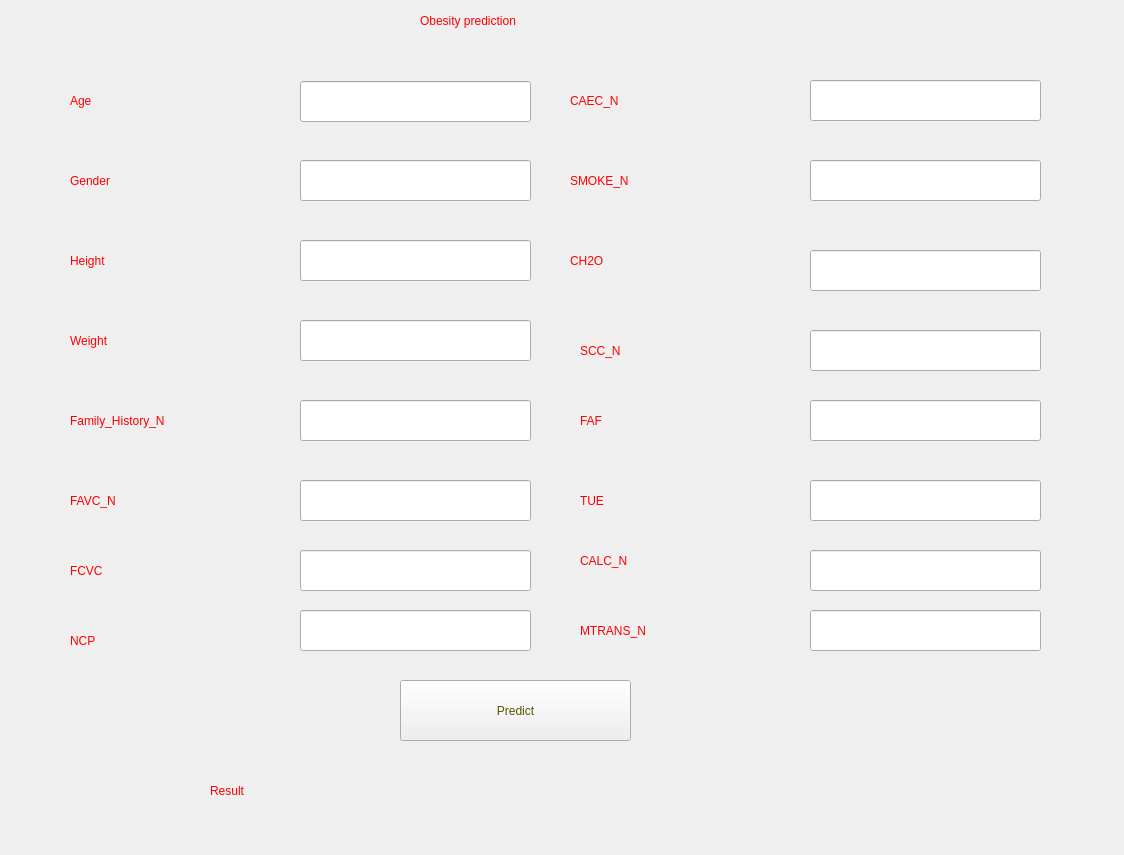
<?xml version="1.0" encoding="UTF-8"?>
<ui version="4.0">
 <class>Form</class>
 <widget class="QWidget" name="Form">
  <property name="geometry">
   <rect>
    <x>0</x>
    <y>0</y>
    <width>1124</width>
    <height>855</height>
   </rect>
  </property>
  <property name="windowTitle">
   <string>Form</string>
  </property>
  <property name="styleSheet">
   <string notr="true">color:rgb(0, 255, 255);</string>
  </property>
  <widget class="QLabel" name="label">
   <property name="geometry">
    <rect>
     <x>420</x>
     <y>0</y>
     <width>581</width>
     <height>41</height>
    </rect>
   </property>
   <property name="styleSheet">
    <string notr="true">color:rgb(255, 0, 0);
font: 87 16pt &quot;Arial&quot;;</string>
   </property>
   <property name="text">
    <string>Obesity prediction </string>
   </property>
  </widget>
  <widget class="QLabel" name="label_2">
   <property name="geometry">
    <rect>
     <x>70</x>
     <y>240</y>
     <width>231</width>
     <height>41</height>
    </rect>
   </property>
   <property name="styleSheet">
    <string notr="true">color:rgb(255, 0, 0);
font: 87 16pt &quot;Arial&quot;;</string>
   </property>
   <property name="text">
    <string>Height</string>
   </property>
  </widget>
  <widget class="QLabel" name="label_3">
   <property name="geometry">
    <rect>
     <x>70</x>
     <y>320</y>
     <width>221</width>
     <height>41</height>
    </rect>
   </property>
   <property name="styleSheet">
    <string notr="true">color:rgb(255, 0, 0);
font: 87 16pt &quot;Arial&quot;;</string>
   </property>
   <property name="text">
    <string>Weight</string>
   </property>
  </widget>
  <widget class="QLabel" name="label_4">
   <property name="geometry">
    <rect>
     <x>70</x>
     <y>400</y>
     <width>221</width>
     <height>41</height>
    </rect>
   </property>
   <property name="styleSheet">
    <string notr="true">color:rgb(255, 0, 0);
font: 87 16pt &quot;Arial&quot;;</string>
   </property>
   <property name="text">
    <string>Family_History_N</string>
   </property>
  </widget>
  <widget class="QLabel" name="label_5">
   <property name="geometry">
    <rect>
     <x>70</x>
     <y>160</y>
     <width>231</width>
     <height>41</height>
    </rect>
   </property>
   <property name="styleSheet">
    <string notr="true">color:rgb(255, 0, 0);
font: 87 16pt &quot;Arial&quot;;</string>
   </property>
   <property name="text">
    <string>Gender</string>
   </property>
  </widget>
  <widget class="QLabel" name="label_6">
   <property name="geometry">
    <rect>
     <x>70</x>
     <y>80</y>
     <width>231</width>
     <height>41</height>
    </rect>
   </property>
   <property name="styleSheet">
    <string notr="true">color:rgb(255, 0, 0);
font: 87 16pt &quot;Arial&quot;;</string>
   </property>
   <property name="text">
    <string>Age</string>
   </property>
  </widget>
  <widget class="QLabel" name="label_7">
   <property name="geometry">
    <rect>
     <x>70</x>
     <y>480</y>
     <width>221</width>
     <height>41</height>
    </rect>
   </property>
   <property name="styleSheet">
    <string notr="true">color:rgb(255, 0, 0);
font: 87 16pt &quot;Arial&quot;;</string>
   </property>
   <property name="text">
    <string>FAVC_N</string>
   </property>
  </widget>
  <widget class="QLabel" name="label_8">
   <property name="geometry">
    <rect>
     <x>70</x>
     <y>550</y>
     <width>231</width>
     <height>41</height>
    </rect>
   </property>
   <property name="styleSheet">
    <string notr="true">color:rgb(255, 0, 0);
font: 87 16pt &quot;Arial&quot;;</string>
   </property>
   <property name="text">
    <string>FCVC</string>
   </property>
  </widget>
  <widget class="QLabel" name="label_9">
   <property name="geometry">
    <rect>
     <x>580</x>
     <y>610</y>
     <width>231</width>
     <height>41</height>
    </rect>
   </property>
   <property name="styleSheet">
    <string notr="true">color:rgb(255, 0, 0);
font: 87 16pt &quot;Arial&quot;;</string>
   </property>
   <property name="text">
    <string>MTRANS_N</string>
   </property>
  </widget>
  <widget class="QLabel" name="label_10">
   <property name="geometry">
    <rect>
     <x>70</x>
     <y>620</y>
     <width>221</width>
     <height>41</height>
    </rect>
   </property>
   <property name="styleSheet">
    <string notr="true">color:rgb(255, 0, 0);
font: 87 16pt &quot;Arial&quot;;</string>
   </property>
   <property name="text">
    <string>NCP</string>
   </property>
  </widget>
  <widget class="QLabel" name="label_11">
   <property name="geometry">
    <rect>
     <x>580</x>
     <y>540</y>
     <width>231</width>
     <height>41</height>
    </rect>
   </property>
   <property name="styleSheet">
    <string notr="true">color:rgb(255, 0, 0);
font: 87 16pt &quot;Arial&quot;;</string>
   </property>
   <property name="text">
    <string>CALC_N</string>
   </property>
  </widget>
  <widget class="QLabel" name="label_12">
   <property name="geometry">
    <rect>
     <x>580</x>
     <y>480</y>
     <width>231</width>
     <height>41</height>
    </rect>
   </property>
   <property name="styleSheet">
    <string notr="true">color:rgb(255, 0, 0);
font: 87 16pt &quot;Arial&quot;;</string>
   </property>
   <property name="text">
    <string>TUE</string>
   </property>
  </widget>
  <widget class="QLabel" name="label_13">
   <property name="geometry">
    <rect>
     <x>570</x>
     <y>80</y>
     <width>231</width>
     <height>41</height>
    </rect>
   </property>
   <property name="styleSheet">
    <string notr="true">color:rgb(255, 0, 0);
font: 87 16pt &quot;Arial&quot;;</string>
   </property>
   <property name="text">
    <string>CAEC_N</string>
   </property>
  </widget>
  <widget class="QLabel" name="label_14">
   <property name="geometry">
    <rect>
     <x>580</x>
     <y>400</y>
     <width>231</width>
     <height>41</height>
    </rect>
   </property>
   <property name="styleSheet">
    <string notr="true">color:rgb(255, 0, 0);
font: 87 16pt &quot;Arial&quot;;</string>
   </property>
   <property name="text">
    <string>FAF</string>
   </property>
  </widget>
  <widget class="QLabel" name="label_15">
   <property name="geometry">
    <rect>
     <x>570</x>
     <y>160</y>
     <width>231</width>
     <height>41</height>
    </rect>
   </property>
   <property name="styleSheet">
    <string notr="true">color:rgb(255, 0, 0);
font: 87 16pt &quot;Arial&quot;;</string>
   </property>
   <property name="text">
    <string>SMOKE_N</string>
   </property>
  </widget>
  <widget class="QLabel" name="label_16">
   <property name="geometry">
    <rect>
     <x>580</x>
     <y>330</y>
     <width>221</width>
     <height>41</height>
    </rect>
   </property>
   <property name="styleSheet">
    <string notr="true">color:rgb(255, 0, 0);
font: 87 16pt &quot;Arial&quot;;</string>
   </property>
   <property name="text">
    <string>SCC_N</string>
   </property>
  </widget>
  <widget class="QLabel" name="label_17">
   <property name="geometry">
    <rect>
     <x>570</x>
     <y>240</y>
     <width>231</width>
     <height>41</height>
    </rect>
   </property>
   <property name="styleSheet">
    <string notr="true">color:rgb(255, 0, 0);
font: 87 16pt &quot;Arial&quot;;</string>
   </property>
   <property name="text">
    <string>CH2O</string>
   </property>
  </widget>
  <widget class="QPushButton" name="pushButton">
   <property name="geometry">
    <rect>
     <x>400</x>
     <y>680</y>
     <width>231</width>
     <height>61</height>
    </rect>
   </property>
   <property name="styleSheet">
    <string notr="true">color:rgb(85, 85, 0);
font: 75 italic 14pt &quot;Arial&quot;;</string>
   </property>
   <property name="text">
    <string>Predict</string>
   </property>
  </widget>
  <widget class="QLineEdit" name="age_edit">
   <property name="geometry">
    <rect>
     <x>300</x>
     <y>81</y>
     <width>231</width>
     <height>41</height>
    </rect>
   </property>
  </widget>
  <widget class="QLineEdit" name="gender_edit">
   <property name="geometry">
    <rect>
     <x>300</x>
     <y>160</y>
     <width>231</width>
     <height>41</height>
    </rect>
   </property>
  </widget>
  <widget class="QLineEdit" name="height_edit">
   <property name="geometry">
    <rect>
     <x>300</x>
     <y>240</y>
     <width>231</width>
     <height>41</height>
    </rect>
   </property>
  </widget>
  <widget class="QLineEdit" name="weight_edit">
   <property name="geometry">
    <rect>
     <x>300</x>
     <y>320</y>
     <width>231</width>
     <height>41</height>
    </rect>
   </property>
  </widget>
  <widget class="QLineEdit" name="fam_edit">
   <property name="geometry">
    <rect>
     <x>300</x>
     <y>400</y>
     <width>231</width>
     <height>41</height>
    </rect>
   </property>
  </widget>
  <widget class="QLineEdit" name="favc_edit">
   <property name="geometry">
    <rect>
     <x>300</x>
     <y>480</y>
     <width>231</width>
     <height>41</height>
    </rect>
   </property>
  </widget>
  <widget class="QLineEdit" name="fcvc_edit">
   <property name="geometry">
    <rect>
     <x>300</x>
     <y>550</y>
     <width>231</width>
     <height>41</height>
    </rect>
   </property>
  </widget>
  <widget class="QLineEdit" name="ncp_edit">
   <property name="geometry">
    <rect>
     <x>300</x>
     <y>610</y>
     <width>231</width>
     <height>41</height>
    </rect>
   </property>
  </widget>
  <widget class="QLineEdit" name="caec_edit">
   <property name="geometry">
    <rect>
     <x>810</x>
     <y>80</y>
     <width>231</width>
     <height>41</height>
    </rect>
   </property>
  </widget>
  <widget class="QLineEdit" name="smoke_edit">
   <property name="geometry">
    <rect>
     <x>810</x>
     <y>160</y>
     <width>231</width>
     <height>41</height>
    </rect>
   </property>
  </widget>
  <widget class="QLineEdit" name="ch_edit">
   <property name="geometry">
    <rect>
     <x>810</x>
     <y>250</y>
     <width>231</width>
     <height>41</height>
    </rect>
   </property>
  </widget>
  <widget class="QLineEdit" name="scc_edit">
   <property name="geometry">
    <rect>
     <x>810</x>
     <y>330</y>
     <width>231</width>
     <height>41</height>
    </rect>
   </property>
  </widget>
  <widget class="QLineEdit" name="faf_edit">
   <property name="geometry">
    <rect>
     <x>810</x>
     <y>400</y>
     <width>231</width>
     <height>41</height>
    </rect>
   </property>
  </widget>
  <widget class="QLineEdit" name="tue_edit">
   <property name="geometry">
    <rect>
     <x>810</x>
     <y>480</y>
     <width>231</width>
     <height>41</height>
    </rect>
   </property>
  </widget>
  <widget class="QLineEdit" name="calc_edit">
   <property name="geometry">
    <rect>
     <x>810</x>
     <y>550</y>
     <width>231</width>
     <height>41</height>
    </rect>
   </property>
  </widget>
  <widget class="QLineEdit" name="mtr_edit">
   <property name="geometry">
    <rect>
     <x>810</x>
     <y>610</y>
     <width>231</width>
     <height>41</height>
    </rect>
   </property>
  </widget>
  <widget class="QLabel" name="result">
   <property name="geometry">
    <rect>
     <x>210</x>
     <y>760</y>
     <width>531</width>
     <height>61</height>
    </rect>
   </property>
   <property name="styleSheet">
    <string notr="true">color:rgb(255, 0, 0);
font: 87 16pt &quot;Arial&quot;;</string>
   </property>
   <property name="text">
    <string>Result</string>
   </property>
  </widget>
 </widget>
 <resources/>
 <connections/>
</ui>
